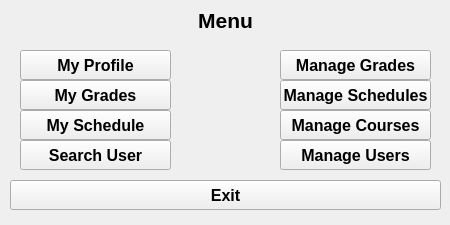
<?xml version="1.0" encoding="UTF-8"?>
<ui version="4.0">
 <class>MenuPage</class>
 <widget class="QWidget" name="MenuPage">
  <property name="geometry">
   <rect>
    <x>0</x>
    <y>0</y>
    <width>450</width>
    <height>225</height>
   </rect>
  </property>
  <property name="windowTitle">
   <string>Form</string>
  </property>
  <widget class="QPushButton" name="pushButton_manageUsers">
   <property name="geometry">
    <rect>
     <x>280</x>
     <y>140</y>
     <width>151</width>
     <height>30</height>
    </rect>
   </property>
   <property name="font">
    <font>
     <pointsize>12</pointsize>
     <bold>true</bold>
    </font>
   </property>
   <property name="text">
    <string>Manage Users</string>
   </property>
  </widget>
  <widget class="QLabel" name="label_headline">
   <property name="geometry">
    <rect>
     <x>0</x>
     <y>0</y>
     <width>451</width>
     <height>41</height>
    </rect>
   </property>
   <property name="font">
    <font>
     <pointsize>16</pointsize>
     <bold>true</bold>
    </font>
   </property>
   <property name="styleSheet">
    <string notr="true">color: rgb(0, 0, 0);</string>
   </property>
   <property name="text">
    <string>Menu</string>
   </property>
   <property name="alignment">
    <set>Qt::AlignmentFlag::AlignCenter</set>
   </property>
  </widget>
  <widget class="QPushButton" name="pushButton_myProfile">
   <property name="geometry">
    <rect>
     <x>20</x>
     <y>50</y>
     <width>151</width>
     <height>30</height>
    </rect>
   </property>
   <property name="font">
    <font>
     <pointsize>12</pointsize>
     <bold>true</bold>
    </font>
   </property>
   <property name="text">
    <string>My Profile</string>
   </property>
  </widget>
  <widget class="QPushButton" name="pushButton_myGrades">
   <property name="geometry">
    <rect>
     <x>20</x>
     <y>80</y>
     <width>151</width>
     <height>30</height>
    </rect>
   </property>
   <property name="font">
    <font>
     <pointsize>12</pointsize>
     <bold>true</bold>
    </font>
   </property>
   <property name="text">
    <string>My Grades</string>
   </property>
  </widget>
  <widget class="QPushButton" name="pushButton_mySchedule">
   <property name="geometry">
    <rect>
     <x>20</x>
     <y>110</y>
     <width>151</width>
     <height>30</height>
    </rect>
   </property>
   <property name="font">
    <font>
     <pointsize>12</pointsize>
     <bold>true</bold>
    </font>
   </property>
   <property name="text">
    <string>My Schedule</string>
   </property>
  </widget>
  <widget class="QPushButton" name="pushButton_searchUser">
   <property name="geometry">
    <rect>
     <x>20</x>
     <y>140</y>
     <width>151</width>
     <height>30</height>
    </rect>
   </property>
   <property name="font">
    <font>
     <pointsize>12</pointsize>
     <bold>true</bold>
    </font>
   </property>
   <property name="text">
    <string>Search User</string>
   </property>
  </widget>
  <widget class="QPushButton" name="pushButton_manageSchedules">
   <property name="geometry">
    <rect>
     <x>280</x>
     <y>80</y>
     <width>151</width>
     <height>30</height>
    </rect>
   </property>
   <property name="font">
    <font>
     <pointsize>12</pointsize>
     <bold>true</bold>
    </font>
   </property>
   <property name="text">
    <string>Manage Schedules</string>
   </property>
  </widget>
  <widget class="QPushButton" name="pushButton_manageCourses">
   <property name="geometry">
    <rect>
     <x>280</x>
     <y>110</y>
     <width>151</width>
     <height>30</height>
    </rect>
   </property>
   <property name="font">
    <font>
     <pointsize>12</pointsize>
     <bold>true</bold>
    </font>
   </property>
   <property name="text">
    <string>Manage Courses</string>
   </property>
  </widget>
  <widget class="QPushButton" name="pushButton_exit">
   <property name="geometry">
    <rect>
     <x>10</x>
     <y>180</y>
     <width>431</width>
     <height>30</height>
    </rect>
   </property>
   <property name="font">
    <font>
     <pointsize>12</pointsize>
     <bold>true</bold>
    </font>
   </property>
   <property name="text">
    <string>Exit</string>
   </property>
  </widget>
  <widget class="QPushButton" name="pushButton_manageGrades">
   <property name="geometry">
    <rect>
     <x>280</x>
     <y>50</y>
     <width>151</width>
     <height>30</height>
    </rect>
   </property>
   <property name="font">
    <font>
     <pointsize>12</pointsize>
     <bold>true</bold>
    </font>
   </property>
   <property name="text">
    <string>Manage Grades</string>
   </property>
  </widget>
 </widget>
 <resources/>
 <connections/>
</ui>
